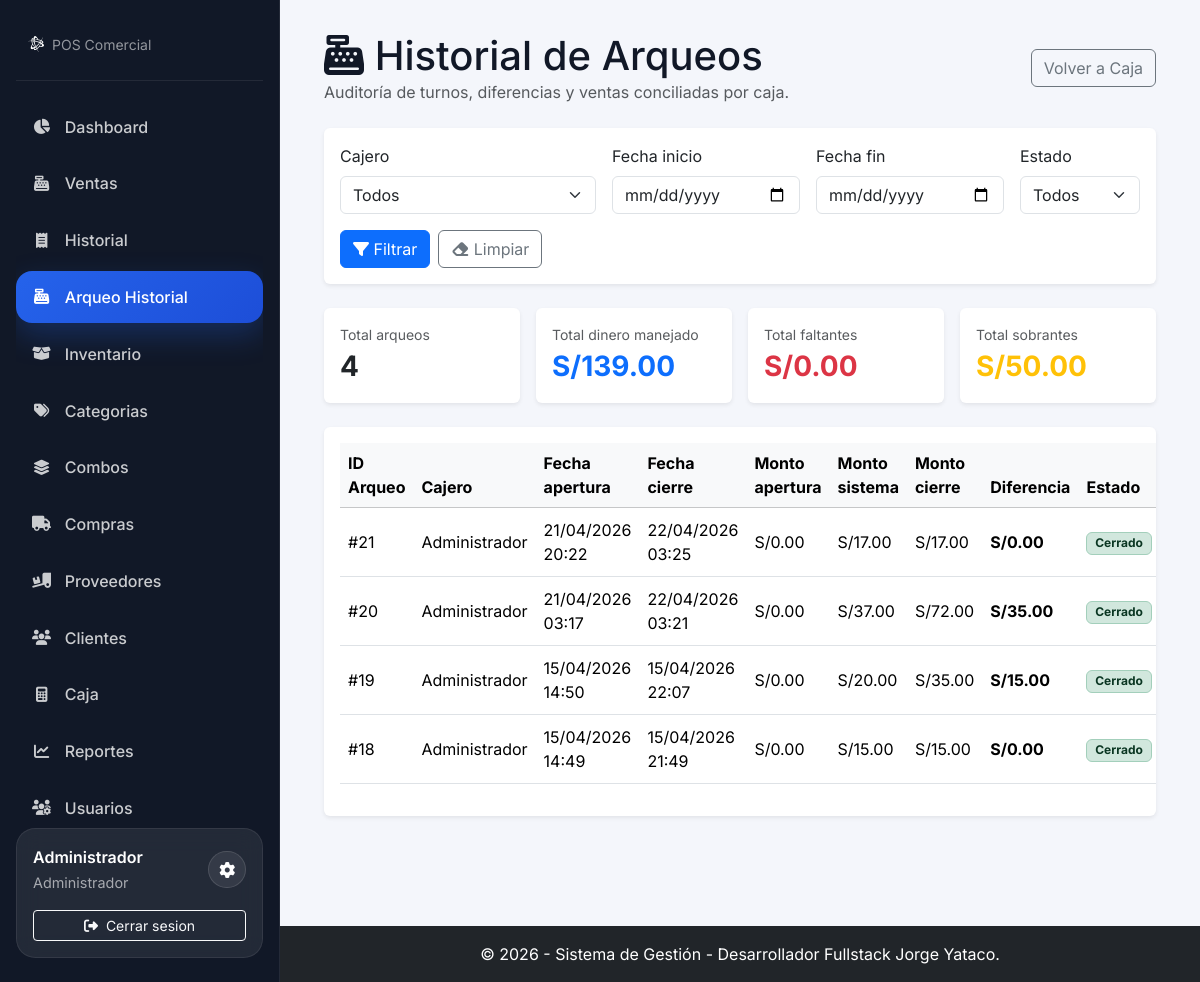
The page /modules/arqueo/historial.php (signed in) on the database its author committed.
### tables this page shows
CREATE TABLE `turnos_caja` (
  `id_turno` int(11) NOT NULL,
  `id_usuario` int(11) NOT NULL,
  `fecha_apertura` timestamp NOT NULL DEFAULT current_timestamp(),
  `monto_inicial` decimal(10,2) NOT NULL,
  `fecha_cierre` timestamp NULL DEFAULT NULL,
  `monto_final_sistema` decimal(10,2) DEFAULT NULL COMMENT 'Total calculado de ventas en efectivo',
  `monto_final_real` decimal(10,2) DEFAULT NULL COMMENT 'Total contado físicamente',
  `diferencia` decimal(10,2) DEFAULT NULL COMMENT 'Sobrante o faltante',
  `estado` enum('abierto','cerrado') NOT NULL DEFAULT 'abierto'
);

CREATE TABLE `usuarios` (
  `id_usuario` int(11) NOT NULL,
  `nombre_completo` varchar(100) NOT NULL,
  `username` varchar(50) NOT NULL,
  `password` varchar(255) NOT NULL COMMENT 'Guardar siempre contraseñas hasheadas',
  `id_rol` int(11) NOT NULL,
  `moneda` varchar(5) NOT NULL DEFAULT '$' COMMENT 'Símbolo de la moneda preferida',
  `activo` tinyint(1) NOT NULL DEFAULT 1,
  `fecha_creacion` timestamp NOT NULL DEFAULT current_timestamp()
);

### config/database.php (called while the page is built, shortened)
<?php
function getMoneda() {
    if (isset($_SESSION['moneda_usuario']) && !empty($_SESSION['moneda_usuario'])) {
        return $_SESSION['moneda_usuario'];
    }
    return getConfig('moneda');
}

### modules/arqueo/historial.php (the view, shortened to what this page needs)
<?php
require_once __DIR__ . '/../../config/database.php';
require_once __DIR__ . '/../../includes/header.php';
function ejecutarConsultaArqueo(mysqli $conexion, string $sql, string $types = '', array $params = []): mysqli_result
{
    $stmt = $conexion->prepare($sql);
    $stmt->execute();
    $resultado = $stmt->get_result();
    return $resultado;
}
$fechaInicio = $_GET['fecha_inicio'] ?? '';
$fechaFin = $_GET['fecha_fin'] ?? '';
$where = ['1 = 1'];
$types = '';
$params = [];
$whereSql = ' WHERE ' . implode(' AND ', $where);
$sqlCards = "SELECT
                COUNT(*) AS total_arqueos,
                COALESCE(SUM(COALESCE(t.monto_final_real, t.monto_final_sistema, t.monto_inicial)), 0) AS total_dinero_manejado,
                COALESCE(SUM(CASE WHEN t.diferencia < 0 THEN ABS(t.diferencia) ELSE 0 END), 0) AS total_faltantes,
                COALESCE(SUM(CASE WHEN t.diferencia > 0 THEN t.diferencia ELSE 0 END), 0) AS total_sobrantes
             FROM turnos_caja t" . $whereSql;
$cards = ejecutarConsultaArqueo($conexion, $sqlCards, $types, $params)->fetch_assoc();
$sqlHistorial = "SELECT
                    t.id_turno,
                    u.nombre_completo AS cajero,
                    t.fecha_apertura,
                    t.fecha_cierre,
                    t.monto_inicial,
                    t.monto_final_sistema,
                    t.monto_final_real,
                    t.diferencia,
                    t.estado
                 FROM turnos_caja t
                 JOIN usuarios u ON u.id_usuario = t.id_usuario" . $whereSql . "
                 ORDER BY t.fecha_apertura DESC, t.id_turno DESC";
$arqueos = ejecutarConsultaArqueo($conexion, $sqlHistorial, $types, $params);
?>
<div class="container-fluid">
    <div class="d-flex flex-wrap justify-content-between align-items-center gap-2 mb-4">
        <div>
            <h1 class="m-0"><i class="fas fa-cash-register"></i> Historial de Arqueos</h1>
            <p class="text-muted mb-0">Auditoría de turnos, diferencias y ventas conciliadas por caja.</p>
        </div>
        <a href="/mi_sistema/modules/caja/index.php" class="btn btn-outline-secondary">Volver a Caja</a>
    </div>
    <div class="card shadow-sm border-0 mb-4">
        <div class="card-body">
            <form method="GET" class="row g-3 align-items-end">
                <div class="col-md-4">
                    <label class="form-label" for="id_usuario">Cajero</label>
                    <select name="id_usuario" id="id_usuario" class="form-select">
                        <option value="0">Todos</option>
                    </select>
                </div>
                <div class="col-md-3">
                    <label class="form-label" for="fecha_inicio">Fecha inicio</label>
                    <input type="date" name="fecha_inicio" id="fecha_inicio" class="form-control" value="<?php echo htmlspecialchars($fechaInicio); ?>">
                </div>
                <div class="col-md-3">
                    <label class="form-label" for="fecha_fin">Fecha fin</label>
                    <input type="date" name="fecha_fin" id="fecha_fin" class="form-control" value="<?php echo htmlspecialchars($fechaFin); ?>">
                </div>
                <div class="col-md-2">
                    <label class="form-label" for="estado">Estado</label>
                    <select name="estado" id="estado" class="form-select">
                        <option value="">Todos</option>
                    </select>
                </div>
                <div class="col-12 d-flex gap-2">
                    <button type="submit" class="btn btn-primary"><i class="fas fa-filter"></i> Filtrar</button>
                    <a href="historial.php" class="btn btn-outline-secondary"><i class="fas fa-eraser"></i> Limpiar</a>
                </div>
            </form>
        </div>
    </div>
    <div class="row g-3 mb-4">
        <div class="col-md-3">
            <div class="card shadow-sm border-0 h-100">
                <div class="card-body">
                    <div class="text-muted small">Total arqueos</div>
                    <div class="fs-3 fw-bold"><?php echo (int)$cards['total_arqueos']; ?></div>
                </div>
            </div>
        </div>
        <div class="col-md-3">
            <div class="card shadow-sm border-0 h-100">
                <div class="card-body">
                    <div class="text-muted small">Total dinero manejado</div>
                    <div class="fs-3 fw-bold text-primary"><?php echo getMoneda() . number_format((float)$cards['total_dinero_manejado'], 2); ?></div>
                </div>
            </div>
        </div>
        <div class="col-md-3">
            <div class="card shadow-sm border-0 h-100">
                <div class="card-body">
                    <div class="text-muted small">Total faltantes</div>
                    <div class="fs-3 fw-bold text-danger"><?php echo getMoneda() . number_format((float)$cards['total_faltantes'], 2); ?></div>
                </div>
            </div>
        </div>
        <div class="col-md-3">
            <div class="card shadow-sm border-0 h-100">
                <div class="card-body">
                    <div class="text-muted small">Total sobrantes</div>
                    <div class="fs-3 fw-bold text-warning"><?php echo getMoneda() . number_format((float)$cards['total_sobrantes'], 2); ?></div>
                </div>
            </div>
        </div>
    </div>
    <div class="card shadow-sm border-0">
        <div class="card-body table-responsive">
            <table class="table table-hover align-middle">
                <thead class="table-light">
                    <tr>
                        <th>ID Arqueo</th>
                        <th>Cajero</th>
                        <th>Fecha apertura</th>
                        <th>Fecha cierre</th>
                        <th>Monto apertura</th>
                        <th>Monto sistema</th>
                        <th>Monto cierre</th>
                        <th>Diferencia</th>
                        <th>Estado</th>
                    </tr>
                </thead>
                <tbody>
                    <?php if ($arqueos && $arqueos->num_rows > 0): ?>
                        <?php while ($arqueo = $arqueos->fetch_assoc()): ?>
                            <?php
                                $diferencia = (float)($arqueo['diferencia'] ?? 0);
                                $claseDiferencia = $diferencia == 0
                                    ? 'diferencia-perfecta'
                                    : ($diferencia < 0 ? 'diferencia-faltante' : 'diferencia-sobrante');
                            ?>
                            <tr>
                                <td>#<?php echo (int)$arqueo['id_turno']; ?></td>
                                <td><?php echo htmlspecialchars($arqueo['cajero']); ?></td>
                                <td><?php echo date('d/m/Y H:i', strtotime($arqueo['fecha_apertura'])); ?></td>
                                <td><?php echo !empty($arqueo['fecha_cierre']) ? date('d/m/Y H:i', strtotime($arqueo['fecha_cierre'])) : '<span class="text-muted">En curso</span>'; ?></td>
                                <td><?php echo getMoneda() . number_format((float)$arqueo['monto_inicial'], 2); ?></td>
                                <td><?php echo getMoneda() . number_format((float)($arqueo['monto_final_sistema'] ?? 0), 2); ?></td>
                                <td><?php echo getMoneda() . number_format((float)($arqueo['monto_final_real'] ?? 0), 2); ?></td>
                                <td class="<?php echo $claseDiferencia; ?>"><?php echo getMoneda() . number_format($diferencia, 2); ?></td>
                                <td>
                                    <span class="badge <?php echo $arqueo['estado'] === 'cerrado' ? 'bg-success-subtle text-success-emphasis border border-success-subtle' : 'bg-warning-subtle text-warning-emphasis border border-warning-subtle'; ?>">
                                        <?php echo htmlspecialchars(ucfirst($arqueo['estado'])); ?>
                                    </span>
                                </td>
                            </tr>
                        <?php endwhile; ?>
                    <?php else: ?>
                        <tr>
                            <td colspan="10" class="text-center text-muted py-4">No se encontraron arqueos con los filtros aplicados.</td>
                        </tr>
                    <?php endif; ?>
                </tbody>
            </table>
        </div>
    </div>
</div>
<?php require_once __DIR__ . '/../../includes/footer.php'; ?>

### assets/css/style.css (style rules this page uses)
body { display: flex; flex-direction: column; min-height: 100vh; }

### includes/header.php (style rules this page uses)
:root { --app-sidebar-width: 280px; --app-sidebar-bg: #111827; --app-sidebar-border: rgba(255, 255, 255, 0.08); --app-sidebar-text: rgba(255, 255, 255, 0.78); --app-sidebar-text-strong: #ffffff; --app-sidebar-hover: rgba(255, 255, 255, 0.08); --app-sidebar-active: linear-gradient(135deg, #2563eb 0%, #1d4ed8 100%); --app-body-bg: #f4f6fb; --app-card-bg: rgba(255, 255, 255, 0.08); }
html, body { min-height: 100%; }
body { font-family: 'Inter', sans-serif; background-color: var(--app-body-bg); color: #111827; }

### modules/arqueo/historial.php (style rules this page uses)
.diferencia-perfecta { color: #198754; font-weight: 700; }
.diferencia-sobrante { color: #d39e00; font-weight: 700; }

### rows shown on the page
turnos_caja: id_turno "21", id_usuario.nombre_completo "Administrador", fecha_apertura "21/04/2026 20:22", fecha_cierre "22/04/2026 03:25", monto_inicial "0.00", monto_final_sistema "17.00", monto_final_real "17.00", diferencia "0.00", estado "Cerrado"
turnos_caja: id_turno "20", id_usuario.nombre_completo "Administrador", fecha_apertura "21/04/2026 03:17", fecha_cierre "22/04/2026 03:21", monto_inicial "0.00", monto_final_sistema "37.00", monto_final_real "72.00", diferencia "35.00", estado "Cerrado"
turnos_caja: id_turno "19", id_usuario.nombre_completo "Administrador", fecha_apertura "15/04/2026 14:50", fecha_cierre "15/04/2026 22:07", monto_inicial "0.00", monto_final_sistema "20.00", monto_final_real "35.00", diferencia "15.00", estado "Cerrado"
turnos_caja: id_turno "18", id_usuario.nombre_completo "Administrador", fecha_apertura "15/04/2026 14:49", fecha_cierre "15/04/2026 21:49", monto_inicial "0.00", monto_final_sistema "15.00", monto_final_real "15.00", diferencia "0.00", estado "Cerrado"

### other values the page prints
$item['label'] "Dashboard"
$item['label'] "Ventas"
$item['label'] "Historial"
$item['label'] "Arqueo Historial"
$item['label'] "Inventario"
$item['label'] "Categorias"
$item['label'] "Combos"
$item['label'] "Compras"
$item['label'] "Proveedores"
$item['label'] "Clientes"
$item['label'] "Caja"
$item['label'] "Reportes"
$item['label'] "Usuarios"
$nombreUsuarioSidebar "Administrador"
$rolUsuarioSidebar "Administrador"
